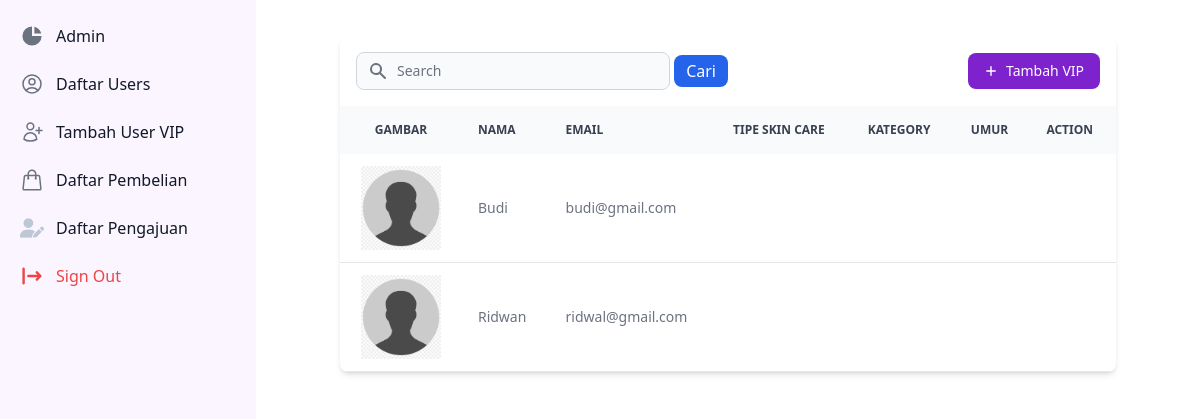
The app's page /admin/users/index.php (signed in), older data.
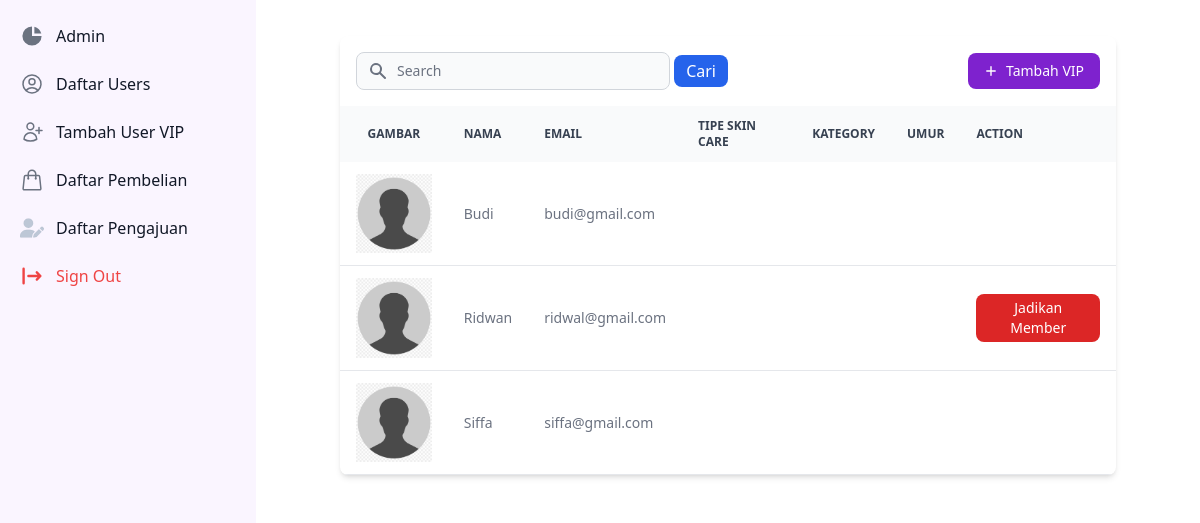
The same page, newer data.
### tables this page shows
CREATE TABLE `users` (
  `id` int(11) NOT NULL,
  `email` varchar(255) NOT NULL,
  `password` varchar(255) NOT NULL,
  `username` varchar(255) NOT NULL,
  `tipe_skincare` varchar(255) NOT NULL,
  `kategori` varchar(255) NOT NULL,
  `umur` varchar(255) NOT NULL,
  `gender` enum('','Laki-laki','Perempuan') NOT NULL,
  `role` enum('VIP','MEMBER','ADMIN') NOT NULL,
  `gambar` varchar(255) NOT NULL,
  `kondisi` text NOT NULL,
  `scan_date` date DEFAULT NULL,
  `pengajuan` enum('','Diminta','Diterima','Ditolak') NOT NULL
);

### utils/auth-admin.php (called while the page is built, shortened)
<?php
$uri = $_SERVER['REQUEST_URI'];

### admin/users/index.php (the view, shortened to what this page needs)
<?php
require("../../utils/auth-admin.php");
require "../../database/connect.php";
?>
<!DOCTYPE html>
<html lang="en" class="light">
<head>
  <link rel="stylesheet" href="/styles/output.css">
</head>
<body>
  <?php require("../../components/sidebar-admin.php") ?>
  <div class="p-4 sm:ml-64">
    <section class="bg-white dark:bg-gray-900 p-3 sm:p-5 antialiased">
      <div class="mx-auto max-w-screen-xl px-4 lg:px-12">
        <div class="bg-white dark:bg-gray-800 relative shadow-md sm:rounded-lg overflow-hidden">
          <div class="flex flex-col md:flex-row items-center justify-between space-y-3 md:space-y-0 md:space-x-4 p-4">
            <div class="w-full md:w-1/2">
              <form action="/admin/users/" method="get" class="flex items-center">
                <div class="relative w-full mr-1">
                  <div class="absolute inset-y-0 left-0 flex items-center pl-3 pointer-events-none">
                  </div>
                  <input type="text" id="simple-search" name="cari" class="bg-gray-50 border border-gray-300 text-gray-900 text-sm rounded-lg focus:ring-primary-500 focus:border-primary-500 block w-full pl-10 p-2 dark:bg-gray-700 dark:border-gray-600 dark:placeholder-gray-400 dark:text-white dark:focus:ring-primary-500 dark:focus:border-primary-500" placeholder="Search" required="">
                </div>
                <button type="submit" name="submit" class="bg-blue-600 text-white px-3 py-1 ml-1 rounded-lg">Cari</button>
              </form>
            </div>
            <div class="w-full md:w-auto flex flex-col md:flex-row space-y-2 md:space-y-0 items-stretch md:items-center justify-end md:space-x-3 flex-shrink-0">
              <a href="/admin/vip/" id="createProductModalButton" data-modal-target="createProductModal" data-modal-toggle="createProductModal" class="flex items-center justify-center text-white bg-purple-700 hover:bg-purple-800 focus:ring-4 focus:ring-purple-300 font-medium rounded-lg text-sm px-4 py-2 dark:bg-purple-600 dark:hover:bg-purple-700 focus:outline-none dark:focus:ring-purple-800">
                <svg class="h-3.5 w-3.5 mr-2" fill="currentColor" viewbox="0 0 20 20" xmlns="http://www.w3.org/2000/svg" aria-hidden="true">
                  <path clip-rule="evenodd" fill-rule="evenodd" d="M10 3a1 1 0 011 1v5h5a1 1 0 110 2h-5v5a1 1 0 11-2 0v-5H4a1 1 0 110-2h5V4a1 1 0 011-1z" />
                </svg>
                Tambah VIP
              </a>
            </div>
          </div>
          <div class="overflow-x-auto">
            <table class="js-sort-table w-full text-sm text-left text-gray-500 dark:text-gray-400">
              <thead class="text-xs text-gray-700 uppercase bg-gray-50 dark:bg-gray-700 dark:text-gray-400">
                <tr>
                  <th scope="col" class="px-4 py-4 text-center">Gambar</th>
                  <th scope="col" class="px-4 py-3">Nama</th>
                  <th scope="col" class="px-4 py-3">Email</th>
                  <th scope="col" class="px-4 py-3">Tipe Skin Care</th>
                  <th scope="col" class="px-4 py-3">Kategory</th>
                  <th scope="col" class="px-4 py-3">Umur</th>
                  <th scope="col" class="px-4 py-3">Action</th>
                </tr>
              </thead>
              <tbody class="tbody">
                <?php
                $query = "SELECT * FROM users WHERE role != 'ADMIN'";
                $sql = mysqli_query($connect, $query);
                while ($data = mysqli_fetch_array($sql)) { ?>
                  <tr class="border-b dark:border-gray-700">
                    <td scope="row" class="px-4 py-3 h-full flex items-center justify-center font-medium text-gray-900 whitespace-nowrap dark:text-white"><img src="<?= $data['gambar'] ?>" class="w-20"></td>
                    <td class="px-4 py-3"><?= $data['username'] ?></td>
                    <td class="px-4 py-3"><?= $data['email'] ?></td>
                    <td class="px-4 py-3 max-w-[12rem] truncate"><?= $data['tipe_skincare'] ?></td>
                    <td class="px-4 py-3 max-w-[12rem] truncate"><?= $data['kategori'] ?></td>
                    <td class="px-4 py-3"><?= $data['umur'] ?></td>
                    <?php if ($data['role'] == "VIP") : ?>
                      <td class="px-4 py-3"><button class="bg-red-600 text-white px-3 py-1 rounded-lg"><a href="/admin/users/index.php?email=<?= $data['email'] ?>">Jadikan Member</a></button></td>
                    <?php endif ?>
                  </tr>
                <?php } ?>
              </tbody>
            </table>
          </div>
        </div>
      </div>
    </section>
  </div>
</body>
</html>

### components/sidebar-admin.php (shortened to what this page needs)
<aside id="default-sidebar" class="fixed top-0 left-0 z-40 w-64 h-screen transition-transform -translate-x-full sm:translate-x-0" aria-label="Sidebar">
  <div class="h-full px-3 py-4 overflow-y-auto bg-purple-50 dark:bg-purple-800">
    <ul class="space-y-2 font-medium">
      <li>
        <a href="/admin/" class="flex items-center p-2 text-gray-900 rounded-lg dark:text-white hover:bg-purple-100 dark:hover:bg-purple-700 <?= $uri === '/admin/' ? 'border-4 border-purple-800 ' : ''  ?>">
          <span class="ml-3">Admin</span>
        </a>
      </li>
      <li>
        <a href="/admin/users/" class="flex items-center p-2 text-gray-900 rounded-lg  dark:text-white hover:bg-purple-100 dark:hover:bg-purple-700 <?= $uri === '/admin/users/' ? 'border-4  border-purple-800' : ''  ?>">
          <span class="flex-1 ml-3 whitespace-nowrap">Daftar Users</span>
        </a>
      </li>
      <li>
        <a href="/admin/vip/" class="flex items-center p-2 text-gray-900 rounded-lg dark:text-white hover:bg-purple-100 dark:hover:bg-purple-700 <?= $uri === '/admin/vip/' ? 'border-4  border-purple-800' : ''  ?>">
          <span class="flex-1 ml-3 whitespace-nowrap">Tambah User VIP</span>
        </a>
      </li>
      <li>
        <a href="/admin/purchase/" class="flex items-center p-2 text-gray-900 rounded-lg dark:text-white hover:bg-purple-100 dark:hover:bg-purple-700 <?= $uri === '/admin/purchase/' ? 'border-4  border-purple-800' : ''  ?>">
          <span class="flex-1 ml-3 whitespace-nowrap">Daftar Pembelian</span>
        </a>
      </li>
      <li>
      <li>
        <a href="/admin/pengajuan/" class="flex items-center p-2 text-gray-900 rounded-lg dark:text-white hover:bg-purple-100 dark:hover:bg-purple-700 <?= $uri === '/admin/pengajuan/' ? 'border-4  border-purple-800' : ''  ?>">
          <span class="flex-1 ml-3 whitespace-nowrap">Daftar Pengajuan</span>
        </a>
      </li>
      <li>
        <form method="POST" action="" class="flex items-center p-2 text-gray-900 rounded-lg dark:text-white hover:bg-gray-100 dark:hover:bg-gray-700">
          <button name="logout" class="ml-3 text-red-500">Sign Out</button>
        </form>
      </li>
    </ul>
  </div>
</aside>

Row changes from the older to the newer data that the page shows:
changed users "Ridwan": now shows "Jadikan Member"
added users: gambar (placeholder picture), username "Siffa", email "siffa@gmail.com"
